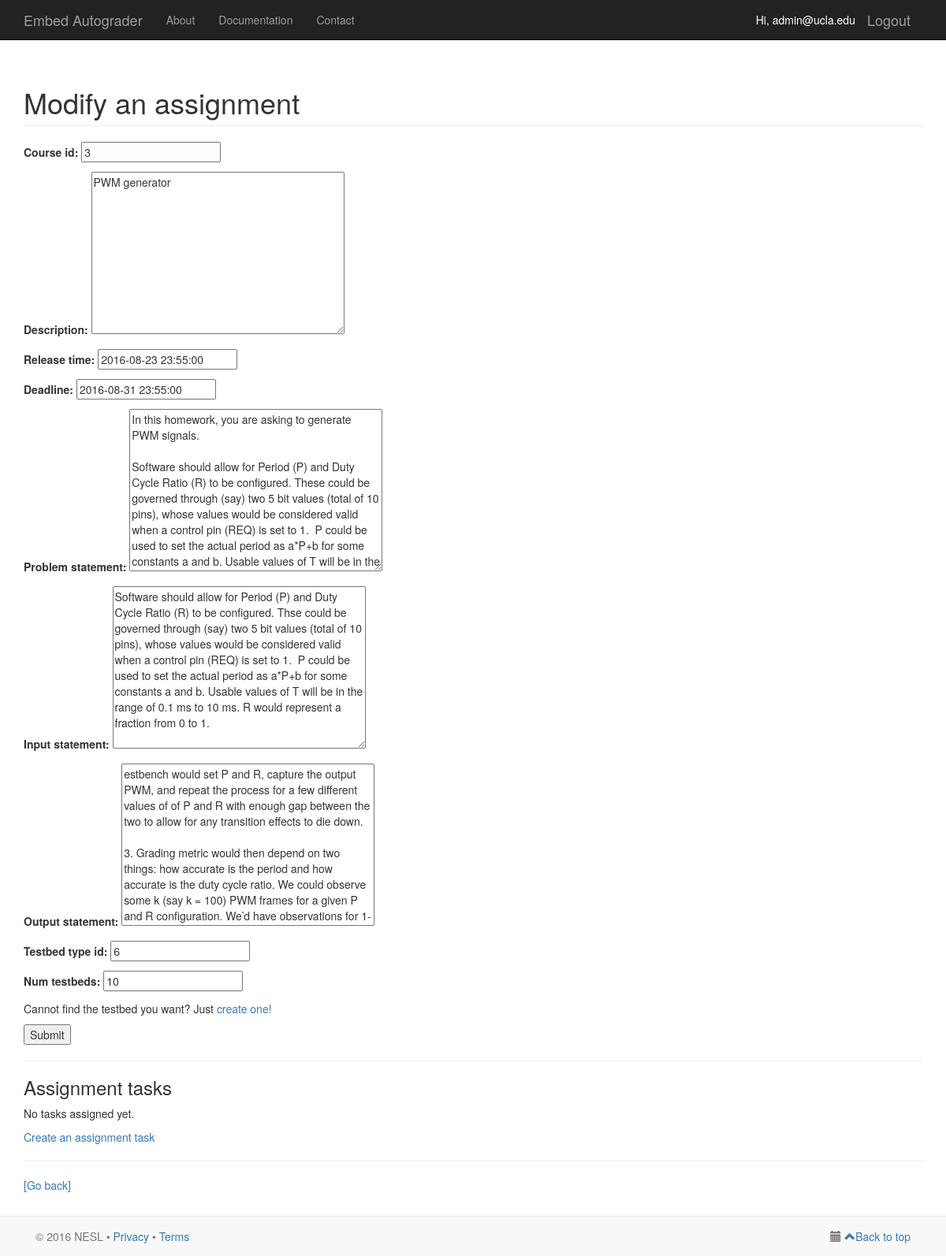
The app's page /modify-assignment/1/ (signed in), older data.
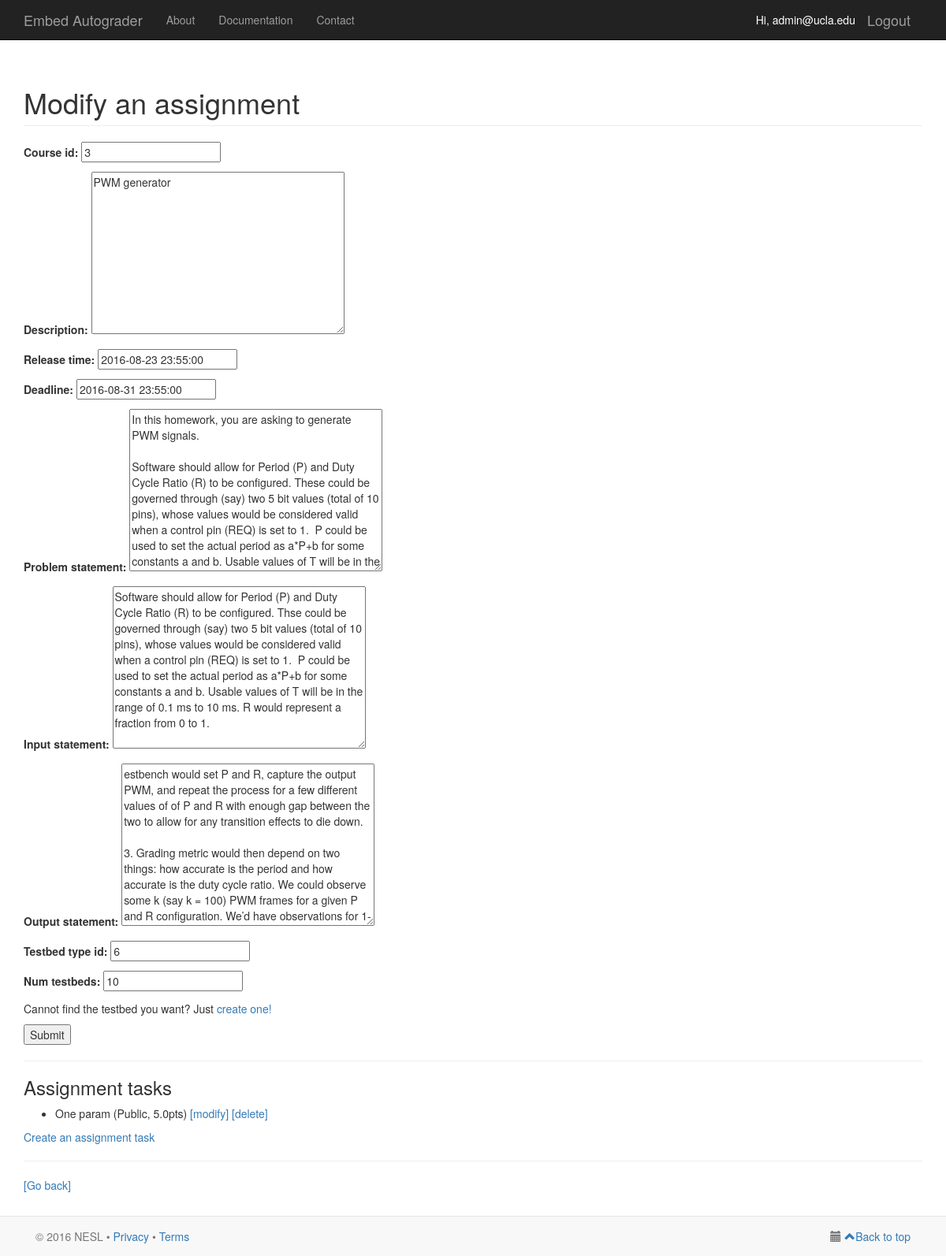
The same page, newer data.
### serapis/models.py (models this page shows)
class AssignmentTask(models.Model):
    MODE_PUBLIC = 0
    MODE_FEEDBACK = 1
    MODE_HIDDEN = 2
    EVAL_MODES = (
        (MODE_PUBLIC, 'Public'),
        (MODE_FEEDBACK, 'Feedback'),
        (MODE_HIDDEN, 'Hidden'),
    )
    assignment_id = models.ForeignKey(Assignment, on_delete = models.CASCADE)
    brief_description = models.CharField(max_length=100)
    mode = models.IntegerField(choices=EVAL_MODES)
    points = models.FloatField()
    test_input = models.FileField(upload_to='uploaded_files')
    grading_script = models.FileField(upload_to='uploaded_files')

### serapis/views.py (the view)
# urls.py: url(r'^modify-assignment/([0-9]+)/$', views.modify_assignment, name='modify-assignment'),
@login_required(login_url='/login/')
def modify_assignment(request, assignment_id):
    username = request.user
    user = User.objects.filter(username=username)[0]
    user_profile = UserProfile.objects.filter(user=user)[0]
    if not user_profile.user_role == user_profile.ROLE_SUPER_USER and not user_profile.user_role == user_profile.ROLE_INSTRUCTOR and not user_profile.user_role == user_profile.ROLE_TA:
        return HttpResponse("Not enough privilege")
    assignment_list = Assignment.objects.filter(id=assignment_id)
    if not assignment_list:
        return HttpResponse("Assignment cannot be found")
    assignment = assignment_list[0]
    if request.method == 'POST':
        form = AssignmentCompleteForm(request.POST, instance=assignment)
        if form.is_valid():
            assignment = form.save()
    else:
        form = AssignmentCompleteForm(instance=assignment)
    tasks = None
    if assignment.testbed_type_id:
        form.fields['testbed_type_id'].widget = forms.NumberInput(attrs={'readonly':'readonly'})
        tasks = AssignmentTask.objects.filter(assignment_id=assignment)
    form.fields['course_id'].widget = forms.NumberInput(attrs={'readonly':'readonly'})
    template_context = {
            'myuser': request.user,
            'user_profile': user_profile,
            'assignment': assignment,
            'form': form.as_p(),
            'tasks': tasks,
    }
    return render(request, 'serapis/modify_assignment.html', template_context)

### serapis/templates/serapis/modify_assignment.html (shortened to what this page needs)
{% extends 'serapis/base.html' %}
{% load staticfiles %}
{% block content %}
    <div class="container">
        <h1 class="page-header">Modify an assignment</h1>
        <form action="." method="post">
            {{ form }}
            <p>Cannot find the testbed you want? Just <a href="{% url 'create-testbed-type' %}">create one!</a></p>
            <input type="submit" value="Submit" />
            {% if tasks is not None %}
                <hr/>
                <h3>Assignment tasks</h3>
                {% if not tasks %}
                    <p>No tasks assigned yet.</p>
                {% else %}
                    <ul>
                    {% for task in tasks %}
                        <li>
                            {{ task.brief_description }} ({{ task.get_mode_display }}, {{ task.points }}pts)
                            <a href="#">[modify]</a> <a href="#">[delete]</a>
                        </li>
                    {% endfor %}
                    </ul>
                {% endif %}
                <p><a href="{% url 'create-assignment-task' assignment.id %}">Create an assignment task</a></p>
            {% endif %}
        </form>
        <hr/>
        <p><a href="{% url 'homepage' %}">[Go back]</a></p>
    </div>
{% endblock %}

### serapis/templates/serapis/base.html (shortened to what this page needs)
{% load staticfiles %}
<!DOCTYPE html>
<html lang="en">
    <head>
        <link href="{% static 'bootstrap/css/bootstrap.min.css' %}" rel="stylesheet">
        <link href="{% static 'bootstrap/css/bootstrap-datetimepicker.css' %}" rel="stylesheet">
        <link href="http://code.jquery.com/ui/1.11.1/themes/smoothness/jquery-ui.css" rel="stylesheet">
        <link rel="stylesheet" href="//maxcdn.bootstrapcdn.com/font-awesome/4.3.0/css/font-awesome.min.css">
    </head>
    <body>
        <nav class="navbar navbar-inverse navbar-fixed-top" role="navigation">
            <div class="container">
                <div class="navbar-header">
                    <a class="navbar-brand" href="{% url 'homepage' %}">Embed Autograder</a>
                </div>
                {% if myuser.is_authenticated %}
                    <a href="{% url 'logout' %}" class="navbar-brand pull-right">Logout</a>
                    <span class="navbar-brand pull-right" style="font-size:14px; color:white">Hi, {{ myuser.username }}</span>
                {% endif %}
                <div class="collapse navbar-collapse" id="bs-example-navbar-collapse-1">
                    <ul class="nav navbar-nav">
                        <li><a href="#">About</a></li>
                        <li><a href="#">Documentation</a></li>
                        <li><a href="#">Contact</a></li>
                    </ul>
                </div>
            </div>
        </nav>
        {% block content %}
        {% endblock %}
        <div class="navbar navbar-default navbar-fixed-bottom">
        <div class="container">
            <p class="navbar-text pull-left">© 2016 NESL •
                <a href="http://nesl.ee.ucla.edu/privacy">Privacy</a>
                <span>•</span>
                <a href="http://nesl.ee.ucla.edu/terms">Terms</a>
            </p>
            <div class="navbar-text pull-right">
                <i class="glyphicon glyphicon-calendar" aria-hidden="true"></i>
                <a href="#Top"><span class="glyphicon-class glyphicon glyphicon-chevron-up"></span>Back to top</a>
            </div>
        </div>
    </body>
</html>

### serapis/templates/serapis/base.html (style rules this page uses)
body { padding-top: 70px; padding-bottom: 70px; }

Row changes from the older to the newer data that the page shows:
added AssignmentTask: brief_description "One param", mode "Public", points "5.0"
Text that changed along with them:
text no longer shown: "No tasks assigned yet."
